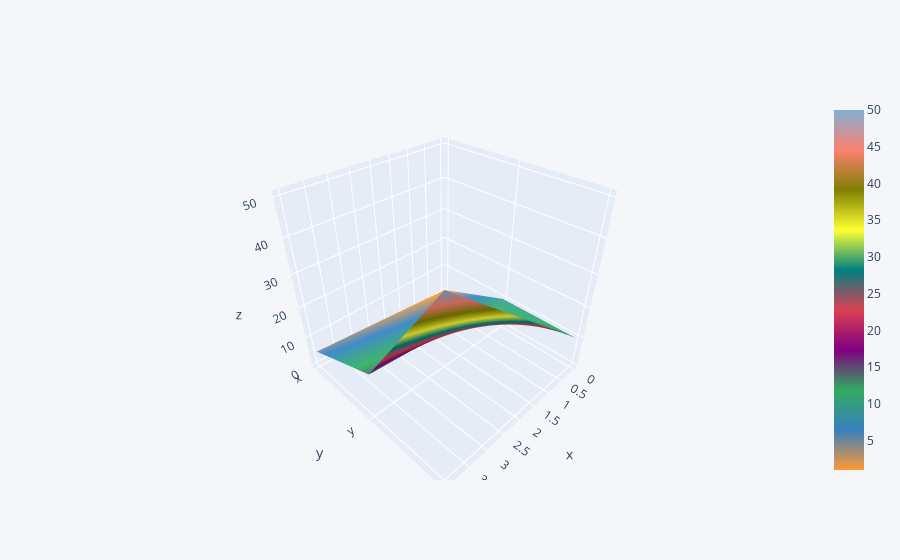

The code cell stored with this chart in its notebook:
### Code cell
df2.iplot(kind='surface')

### Figure 1 — Plotly figure (JSON) as saved in the notebook; plotly's stock layout.template omitted (floating-point values rounded to 4 significant figures)
{"data": [{"colorscale": [[0, "rgb(255, 153, 51)"], [0.1111, "rgb(55, 128, 191)"], [0.2222, "rgb(50, 171, 96)"], [0.3333, "rgb(128, 0, 128)"], [0.4444, "rgb(219, 64, 82)"], [0.5556, "rgb(0, 128, 128)"], [0.6667, "rgb(255, 255, 51)"], [0.7778, "rgb(128, 128, 0)"], [0.8889, "rgb(251, 128, 114)"], [1, "rgb(128, 177, 211)"]], "type": "surface", "x": [0, 1, 2, 3, 4], "y": ["x", "y", "z"], "z": [[1, 2, 3, 4, 5], [10, 11, 12, 13, 14], [10, 20, 30, 40, 50]]}], "layout": {"legend": {"bgcolor": "#F5F6F9", "font": {"color": "#4D5663"}}, "paper_bgcolor": "#F5F6F9", "plot_bgcolor": "#F5F6F9", "title": {"font": {"color": "#4D5663"}}, "xaxis": {"gridcolor": "#E1E5ED", "showgrid": true, "tickfont": {"color": "#4D5663"}, "title": {"font": {"color": "#4D5663"}, "text": ""}, "zerolinecolor": "#E1E5ED"}, "yaxis": {"gridcolor": "#E1E5ED", "showgrid": true, "tickfont": {"color": "#4D5663"}, "title": {"font": {"color": "#4D5663"}, "text": ""}, "zerolinecolor": "#E1E5ED"}}}
